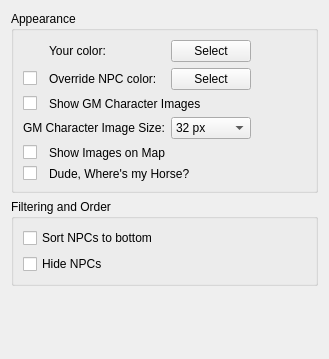
<?xml version="1.0" encoding="UTF-8"?>
<ui version="4.0">
 <class>GroupPage</class>
 <widget class="QWidget" name="GroupPage">
  <property name="geometry">
   <rect>
    <x>0</x>
    <y>0</y>
    <width>329</width>
    <height>359</height>
   </rect>
  </property>
  <property name="font">
   <font>
    <family>.AppleSystemUIFont</family>
   </font>
  </property>
  <property name="windowTitle">
   <string>Form</string>
  </property>
  <layout class="QVBoxLayout" name="verticalLayout">
   <item>
    <widget class="QGroupBox" name="groupBox">
     <property name="title">
      <string>Appearance</string>
     </property>
     <layout class="QGridLayout" name="gridLayout">
      <item row="0" column="5">
       <spacer name="horizontalSpacer">
        <property name="orientation">
         <enum>Qt::Horizontal</enum>
        </property>
        <property name="sizeHint" stdset="0">
         <size>
          <width>40</width>
          <height>20</height>
         </size>
        </property>
       </spacer>
      </item>
      <item row="4" column="0">
       <widget class="QCheckBox" name="showMapTokensCheckbox">
        <property name="enabled">
         <bool>true</bool>
        </property>
        <property name="text">
         <string/>
        </property>
        <property name="checked">
         <bool>false</bool>
        </property>
       </widget>
      </item>
      <item row="5" column="0">
       <widget class="QCheckBox" name="chkShowNpcGhosts">
        <property name="text">
         <string/>
        </property>
       </widget>
      </item>
      <item row="0" column="1">
       <widget class="QLabel" name="label_4">
        <property name="text">
         <string>Your color:</string>
        </property>
        <property name="buddy">
         <cstring>yourColorPushButton</cstring>
        </property>
       </widget>
      </item>
      <item row="1" column="1">
       <widget class="QLabel" name="label_2">
        <property name="text">
         <string>Override NPC color:</string>
        </property>
        <property name="wordWrap">
         <bool>true</bool>
        </property>
        <property name="buddy">
         <cstring>npcOverrideColorPushButton</cstring>
        </property>
       </widget>
      </item>
      <item row="2" column="0">
       <widget class="QCheckBox" name="showTokensCheckbox">
        <property name="enabled">
         <bool>true</bool>
        </property>
        <property name="text">
         <string/>
        </property>
        <property name="checked">
         <bool>false</bool>
        </property>
       </widget>
      </item>
      <item row="1" column="2">
       <widget class="QPushButton" name="npcOverrideColorPushButton">
        <property name="text">
         <string>Select</string>
        </property>
       </widget>
      </item>
      <item row="1" column="0">
       <widget class="QCheckBox" name="npcOverrideColorCheckBox">
        <property name="text">
         <string/>
        </property>
       </widget>
      </item>
      <item row="5" column="1" colspan="2">
       <widget class="QLabel" name="label_6">
        <property name="text">
         <string>Dude, Where's my Horse?</string>
        </property>
       </widget>
      </item>
      <item row="4" column="1">
       <widget class="QLabel" name="label_5">
        <property name="text">
         <string>Show Images on Map</string>
        </property>
       </widget>
      </item>
      <item row="2" column="1" colspan="2">
       <widget class="QLabel" name="label_3">
        <property name="text">
         <string>Show GM Character Images</string>
        </property>
       </widget>
      </item>
      <item row="0" column="2">
       <widget class="QPushButton" name="yourColorPushButton">
        <property name="text">
         <string>Select</string>
        </property>
       </widget>
      </item>
      <item row="3" column="2">
       <widget class="QComboBox" name="tokenSizeComboBox">
        <property name="currentIndex">
         <number>1</number>
        </property>
        <item>
         <property name="text">
          <string>16 px</string>
         </property>
        </item>
        <item>
         <property name="text">
          <string>32 px</string>
         </property>
        </item>
        <item>
         <property name="text">
          <string>48 px</string>
         </property>
        </item>
        <item>
         <property name="text">
          <string>64 px</string>
         </property>
        </item>
       </widget>
      </item>
      <item row="3" column="0" colspan="2">
       <widget class="QLabel" name="label">
        <property name="text">
         <string>GM Character Image Size:</string>
        </property>
       </widget>
      </item>
     </layout>
    </widget>
   </item>
   <item>
    <widget class="QGroupBox" name="groupBox_2">
     <property name="title">
      <string>Filtering and Order</string>
     </property>
     <layout class="QGridLayout" name="gridLayout_2">
      <item row="2" column="0">
       <widget class="QCheckBox" name="npcHideCheckbox">
        <property name="text">
         <string>Hide NPCs</string>
        </property>
       </widget>
      </item>
      <item row="1" column="1">
       <spacer name="horizontalSpacer_2">
        <property name="orientation">
         <enum>Qt::Horizontal</enum>
        </property>
        <property name="sizeHint" stdset="0">
         <size>
          <width>40</width>
          <height>20</height>
         </size>
        </property>
       </spacer>
      </item>
      <item row="1" column="0">
       <widget class="QCheckBox" name="npcSortBottomCheckbox">
        <property name="text">
         <string>Sort NPCs to bottom</string>
        </property>
       </widget>
      </item>
     </layout>
    </widget>
   </item>
   <item>
    <spacer name="verticalSpacer">
     <property name="orientation">
      <enum>Qt::Vertical</enum>
     </property>
     <property name="sizeHint" stdset="0">
      <size>
       <width>20</width>
       <height>40</height>
      </size>
     </property>
    </spacer>
   </item>
  </layout>
 </widget>
 <tabstops>
  <tabstop>npcSortBottomCheckbox</tabstop>
  <tabstop>npcOverrideColorPushButton</tabstop>
  <tabstop>npcOverrideColorCheckBox</tabstop>
  <tabstop>npcHideCheckbox</tabstop>
  <tabstop>yourColorPushButton</tabstop>
 </tabstops>
 <resources/>
 <connections/>
</ui>
